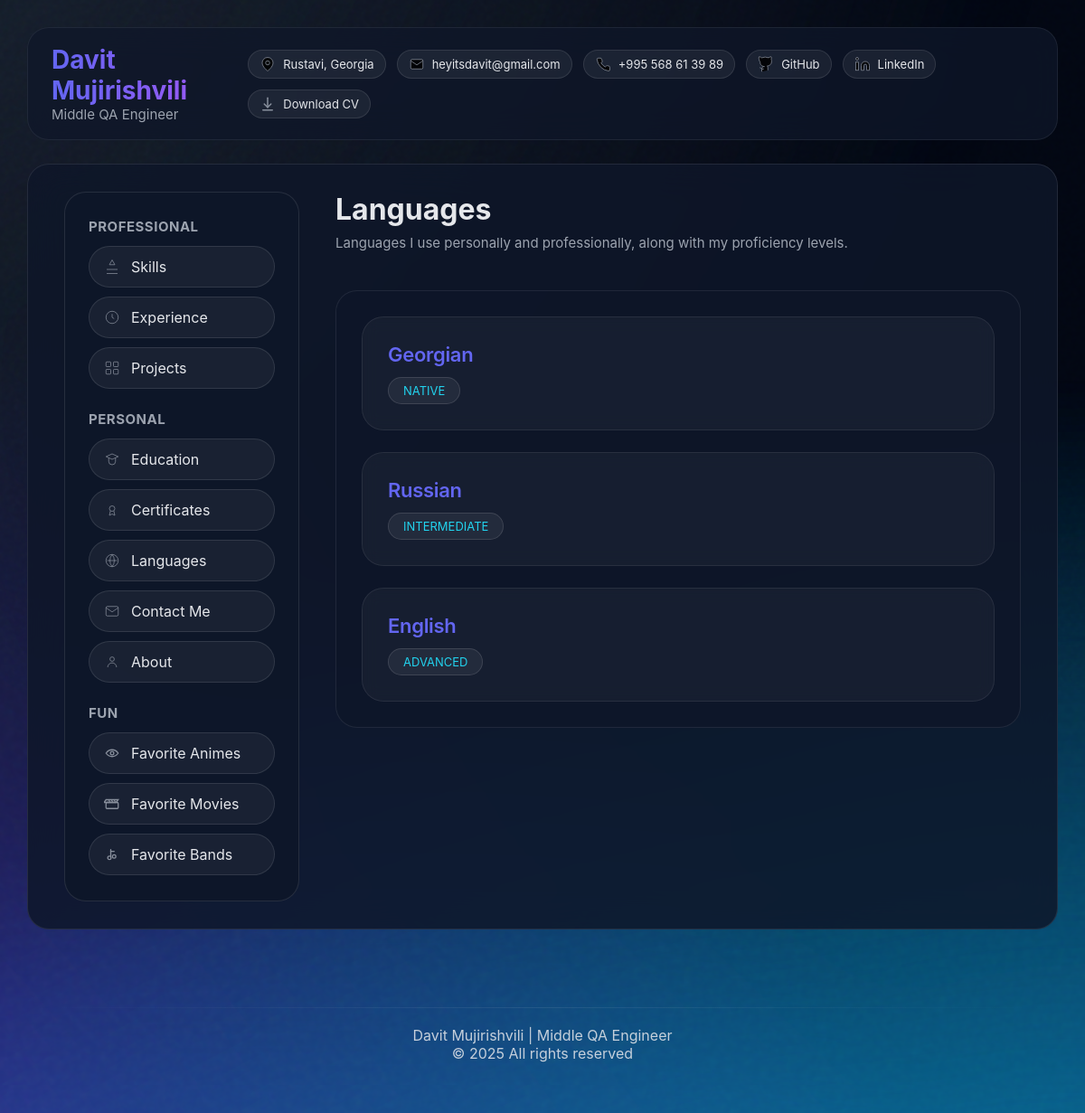
Page /languages/ on the committed database.
### resume/models.py (models this page shows, shortened)
class Profile(models.Model):
    full_name = models.CharField(max_length=120)
    title = models.CharField(max_length=120)
    location = models.CharField(max_length=120, blank=True)
    email = models.EmailField(blank=True)
    github = models.URLField(blank=True)
    linkedin = models.URLField(blank=True)
    phone = models.CharField(max_length=50, blank=True, null=True)
    about = models.TextField(blank=True)  # <- FULL ABOUT PAGE CONTENT
    hero_heading = models.CharField(max_length=200, blank=True)
    hero_subheading = models.CharField(max_length=300, blank=True)
    hero_description = models.TextField(blank=True)
    hero_button_primary = models.CharField(max_length=100, blank=True)
    hero_button_primary_link = models.URLField(blank=True)
    hero_button_secondary = models.CharField(max_length=100, blank=True)
    hero_button_secondary_link = models.URLField(blank=True)
    hero_typing_text = models.TextField(blank=True)
    hero_highlight_1 = models.CharField(max_length=200, blank=True)
    hero_highlight_2 = models.CharField(max_length=200, blank=True)
    hero_highlight_3 = models.CharField(max_length=200, blank=True)
    stat_title_1 = models.CharField(max_length=120, blank=True)
    stat_value_1 = models.CharField(max_length=50, blank=True)
    stat_title_2 = models.CharField(max_length=120, blank=True)
    stat_value_2 = models.CharField(max_length=50, blank=True)
    stat_title_3 = models.CharField(max_length=120, blank=True)
    stat_value_3 = models.CharField(max_length=50, blank=True)
    stat_title_4 = models.CharField(max_length=120, blank=True)
    stat_value_4 = models.CharField(max_length=50, blank=True)
    photo = models.ImageField(upload_to='profile_photos/', blank=True, null=True)
    focus_now = models.CharField(max_length=120, blank=True)
    focus_next = models.CharField(max_length=120, blank=True)
    focus_later = models.CharField(max_length=120, blank=True)
    resume_pdf = models.FileField(
        upload_to="resumes/",
        blank=True,
        null=True,
        help_text="Upload your PDF resume"
    )

class Language(models.Model):
    name = models.CharField(max_length=100)
    level = models.CharField(max_length=20, choices=LANGUAGE_LEVELS)

### resume/views.py (the view)
# urls.py: path('languages/', views.languages_view, name='languages'),
def languages_view(request):
    profile = Profile.objects.first()
    languages = Language.objects.all().order_by('-level')
    return render(request, "resume/languages.html", {
        "profile": profile,
        "languages": languages,
    })

### resume/templates/resume/languages.html (shortened to what this page needs)
{% extends "resume/base.html" %}
{% block content %}
<div class="page-header">
    <div class="page-title">Languages</div>
    <div class="page-subtitle">
        Languages I use personally and professionally, along with my proficiency levels.
    </div>
</div>
<div class="section">
    <div class="language-grid">
        {% for lang in languages %}
            <div class="language-card">
                <div class="language-name">{{ lang.name }}</div>
                <div class="language-level">{{ lang.level }}</div>
            </div>
        {% empty %}
            <p style="color:var(--text-soft);">No languages added yet.</p>
        {% endfor %}
    </div>
</div>
{% endblock %}

### resume/templates/resume/base.html (shortened to what this page needs)
<!DOCTYPE html>
<html lang="en">
<head>
    {% load static %}
</head>
<body>
<div class="noise"></div>
<header class="top-header">
    <div class="top-header-left">
        <div class="top-name">{{ profile.full_name }}</div>
        <div class="top-role">{{ profile.title }}</div>
    </div>
    <div class="top-header-right">
        {% if profile.location %}
        <div class="top-chip">
            <svg class="chip-icon" viewBox="0 0 24 24">
                <path d="M12 22s8-6 8-12a8 8 0 1 0-16 0c0 6 8 12 8 12z"/>
                <circle cx="12" cy="10" r="3"/>
            </svg>
            {{ profile.location }}
        </div>
        {% endif %}
        {% if profile.email %}
        <a class="top-chip" href="mailto:{{ profile.email }}">
            <svg class="chip-icon" viewBox="0 0 24 24">
                <rect x="3" y="5" width="18" height="14" rx="2"/>
                <polyline points="3 7 12 13 21 7"/>
            </svg>
            {{ profile.email }}
        </a>
        {% endif %}
        {% if profile.phone %}
        <div class="top-chip">
            <svg class="chip-icon" viewBox="0 0 24 24">
                <path d="M22 16.92v3a2 2 0 0 1-2.18 2A19.8 19.8 0 0 1 3 5.18 2 2 0 0 1 5 3h3a2 2 0 0 1 2 1.72c.12.82.35 1.6.7 2.34a2 2 0 0 1-.45 2.3L9 10a16 16 0 0 0 6 6l1.64-1.25a2 2 0 0 1 2.3-.45c.74.35 1.52.58 2.34.7A2 2 0 0 1 22 16.92z"/>
            </svg>
            {{ profile.phone }}
        </div>
        {% endif %}
        {% if profile.github %}
        <a class="top-chip" href="{{ profile.github }}" target="_blank" rel="noopener noreferrer">
            GitHub
        </a>
        {% endif %}
        {% if profile.linkedin %}
        <a class="top-chip" href="{{ profile.linkedin }}" target="_blank" rel="noopener noreferrer">
            <svg class="chip-icon" viewBox="0 0 24 24">
                <path d="M16 8a6 6 0 0 1 6 6v7h-4v-7a2 2 0 0 0-4 0v7h-4v-7a6 6 0 0 1 6-6z"/>
                <rect x="2" y="9" width="4" height="12"/>
                <circle cx="4" cy="4" r="2"/>
            </svg>
            LinkedIn
        </a>
        {% endif %}
        {% if profile.resume_pdf %}
        <a class="top-chip" href="{{ profile.resume_pdf.url }}" target="_blank" download>
            <svg class="chip-icon" viewBox="0 0 24 24" fill="none" stroke="currentColor">
                <path d="M12 3v14" stroke-width="2" stroke-linecap="round"/>
                <path d="M7 12l5 5 5-5" stroke-width="2" stroke-linecap="round"/>
                <path d="M5 21h14" stroke-width="2" stroke-linecap="round"/>
            </svg>
            Download CV
        </a>
{% endif %}
    </div>
</header>
<div class="container">
    <aside class="sidebar">
        <div class="card">
            <div class="nav-title">Professional</div>
            <nav class="nav-list">
                <a class="nav-item" href="{% url 'skills' %}">
                    <svg class="nav-icon" viewBox="0 0 24 24" fill="none" stroke="currentColor">
                        <path d="M12 2l4 7H8l4-7zM4 22h16M4 16h16" />
                    </svg>
                    <span>Skills</span>
                </a>
                <a class="nav-item" href="{% url 'experience' %}">
                    <svg class="nav-icon" viewBox="0 0 24 24" fill="none" stroke="currentColor">
                        <circle cx="12" cy="12" r="9" />
                        <path d="M12 7v5l3 2" />
                    </svg>
                    <span>Experience</span>
                </a>
                <a class="nav-item" href="{% url 'projects' %}">
                    <svg class="nav-icon" viewBox="0 0 24 24" fill="none" stroke="currentColor">
                        <rect x="3" y="3" width="7" height="7" rx="1" />
                        <rect x="14" y="3" width="7" height="7" rx="1" />
                        <rect x="14" y="14" width="7" height="7" rx="1" />
                        <rect x="3" y="14" width="7" height="7" rx="1" />
                    </svg>
                    <span>Projects</span>
                </a>
            </nav>
            <div class="nav-title" style="margin-top:24px;">Personal</div>
            <nav class="nav-list">
                <a class="nav-item" href="{% url 'education' %}">
                    <svg class="nav-icon" viewBox="0 0 24 24" fill="none" stroke="currentColor">
                        <path d="M3 8l9-4 9 4-9 4-9-4z" />
                        <path d="M7 10v5a5 5 0 0 0 10 0v-5" />
                    </svg>
                    <span>Education</span>
                </a>
                <a class="nav-item" href="{% url 'certificates' %}">
                    <svg class="nav-icon" viewBox="0 0 24 24" fill="none" stroke="currentColor">
                        <circle cx="12" cy="10" r="4" />
                        <path d="M9.5 13.5L8 20l4-2 4 2-1.5-6.5" />
                    </svg>
                    <span>Certificates</span>
                </a>
                <a class="nav-item" href="{% url 'languages' %}">
                    <svg class="nav-icon" viewBox="0 0 24 24" fill="none" stroke="currentColor">
                        <circle cx="12" cy="12" r="9" />
                        <path d="M5 12h14" />
                        <path d="M12 3a14 14 0 0 1 0 18" />
                        <path d="M12 3a14 14 0 0 0 0 18" />
                    </svg>
                    <span>Languages</span>
                </a>
                <a class="nav-item" href="{% url 'contact' %}">
                    <svg class="nav-icon" viewBox="0 0 24 24" fill="none" stroke="currentColor">
                        <rect x="3" y="5" width="18" height="14" rx="2" />
                        <path d="M3 7l9 6 9-6" />
                    </svg>
                    <span>Contact Me</span>
                </a>
                <a class="nav-item" href="{% url 'about' %}">
                    <svg class="nav-icon" viewBox="0 0 24 24" fill="none" stroke="currentColor">
                        <circle cx="12" cy="8" r="3.2" />
                        <path d="M5.5 20a6.5 6.5 0 0 1 13 0" />
                    </svg>
                    <span>About</span>
                </a>
            </nav>
            <div class="nav-title" style="margin-top:24px;">Fun</div>
            <nav class="nav-list">
                <a class="nav-item" href="{% url 'animes' %}">
                    <svg class="nav-icon" viewBox="0 0 24 24" fill="none" stroke="currentColor">
                    <path d="M3 12s3.5-5 9-5 9 5 9 5-3.5 5-9 5-9-5-9-5z" stroke-width="1.7"/>
                    <circle cx="12" cy="12" r="2.5" stroke-width="1.7"/>
                </svg>
                    <span>Favorite Animes</span>
                </a>
                <a class="nav-item" href="{% url 'movies' %}">
                    <span>Favorite Movies</span>
                </a>
                <a class="nav-item" href="{% url 'bands' %}">
                    <span>Favorite Bands</span>
                </a>
            </nav>
        </div>
    </aside>
    <main class="content">
        {% block content %}
        {% endblock %}
    </main>
</div>
<footer class="site-footer">
    <div class="footer-inner">
        <div class="footer-name">Davit Mujirishvili | Middle QA Engineer</div>
        <div class="footer-copy">© 2025 All rights reserved</div>
    </div>
</footer>
</body>
</html>

### resume/templates/resume/base.html (style rules this page uses)
.page-header { margin-bottom: 0px; }
.page-title { font-size: 32px; font-weight: 700; margin-bottom: 6px; color: var(--text-main); }
.page-subtitle { font-size: 15px; font-weight: 400; color: var(--text-muted); margin-bottom: 10px; line-height: 1.6; }
:root { --bg-dark: #030712; --bg-surface: rgba(15, 23, 42, 0.92); --bg-glass: rgba(15, 23, 42, 0.78); --text-main: #e5e7eb; --text-muted: #9ca3af; --text-soft: #6b7280; --accent-1: #6366f1; --accent-2: #a855f7; --accent-3: #22d3ee; --radius-lg: 24px; --radius-md: 16px; --radius-pill: 999px; --fs-xs: 11px; --fs-sm: 14px; --fs-md: 16px; --fs-lg: 20px; --fs-xl: 32px; --transition: .3s ease; }
* { margin: 0; padding: 0; box-sizing: border-box; }
body { background: var(--bg-dark); color: var(--text-main); font-family: "Inter", sans-serif; min-height: 100vh; padding: 30px; }
body::before, body::after { content: ""; position: fixed; inset: -35%; background: radial-gradient(circle at top left, #1f2937 0, transparent 55%), radial-gradient(circle at 80% 120%, #0ea5e9 0, transparent 55%), radial-gradient(circle at -10% 120%, #4f46e5 0, transparent 55%); opacity: .7; filter: blur(40px); z-index: -2; }
.noise { position: fixed; inset: 0; pointer-events: none; opacity: .15; mix-blend-mode: soft-light; z-index: -1; }
.top-header { position: relative; width: min(1200px, 100%); margin: 0 auto 26px auto; padding: 18px 26px; display: flex; justify-content: space-between; align-items: center; background: rgba(15,23,42,0.75); backdrop-filter: blur(18px); border: 1px solid rgba(255,255,255,0.07); border-radius: var(--radius-lg); }
.top-header-left { display: flex; flex-direction: column; }
.top-name { font-size: 28px; font-weight: 700; background-image: linear-gradient(90deg, var(--accent-1), var(--accent-2)); -webkit-background-clip: text; color: transparent; }
.top-role { font-size: 15px; color: var(--text-muted); }
.top-header-right { display: flex; gap: 12px; align-items: center; flex-wrap: wrap; }
.top-chip { display: flex; align-items: center; gap: 8px; padding: 6px 12px; border-radius: var(--radius-pill); background: rgba(255,255,255,0.06); border: 1px solid rgba(255,255,255,0.1); color: var(--text-main); font-size: 13px; text-decoration: none; transition: var(--transition); }
.chip-icon { width: 18px; height: 18px; }
.container { width: min(1200px, 100%); margin: 0 auto; background: rgba(15,23,42,0.85); backdrop-filter: blur(20px); border-radius: var(--radius-lg); padding: 30px 40px; display: grid; grid-template-columns: 260px 1fr; gap: 40px; border: 1px solid rgba(255,255,255,0.09); }
.sidebar { display: flex; flex-direction: column; gap: 28px; }
.card { background: var(--bg-surface); border-radius: var(--radius-lg); padding: 28px 26px; border: 1px solid rgba(255,255,255,0.1); }
.nav-title { font-size: 15px; color: var(--text-muted); font-weight: 700; text-transform: uppercase; margin-bottom: 12px; letter-spacing: 0.5px; }
.nav-list { display: flex; flex-direction: column; gap: 10px; }
.nav-item { display: flex; align-items: center; gap: 12px; padding: 12px 16px; font-size: 16px; border-radius: var(--radius-pill); background: rgba(255,255,255,0.05); border: 1px solid rgba(255,255,255,0.1); color: var(--text-main); text-decoration: none; transition: var(--transition); }
.nav-icon { width: 18px; height: 18px; }
.content { display: flex; flex-direction: column; gap: 30px; }
.section { background: var(--bg-glass); padding: 28px; border-radius: var(--radius-lg); border: 1px solid rgba(255,255,255,0.08); }
.chip-icon, .nav-icon { stroke: #9ca3af; opacity: .85; transition: 0.25s ease; }
.site-footer { margin-top: 60px; padding: 26px 0; text-align: center; opacity: .85; }
.site-footer::before { content: ""; display: block; width: 100%; height: 1px; margin-bottom: 20px; background: linear-gradient(90deg, transparent, rgba(255,255,255,0.10), transparent ); }

### resume/templates/resume/languages.html (style rules this page uses)
.language-grid { display: flex; flex-direction: column; gap: 24px; }
.language-card { padding: 28px; border-radius: var(--radius-lg); background: rgba(255,255,255,0.04); border: 1px solid rgba(255,255,255,0.08); backdrop-filter: blur(8px); transition: .25s; }
.language-name { font-size: 22px; font-weight: 600; margin-bottom: 12px; color: var(--accent-1); letter-spacing: -0.3px; }
.language-level { padding: 6px 16px; display: inline-block; font-size: 13px; border-radius: 20px; color: var(--accent-3); background: rgba(255,255,255,0.06); border: 1px solid rgba(255,255,255,0.12); }

### rows in the picture
Profile: title "Middle QA Engineer", location "Rustavi, Georgia", email "heyitsdavit@gmail.com", phone "+995 568 61 39 89"
Language: name "Georgian", level "NATIVE"
Language: name "Russian", level "INTERMEDIATE"
Language: name "English", level "ADVANCED"
